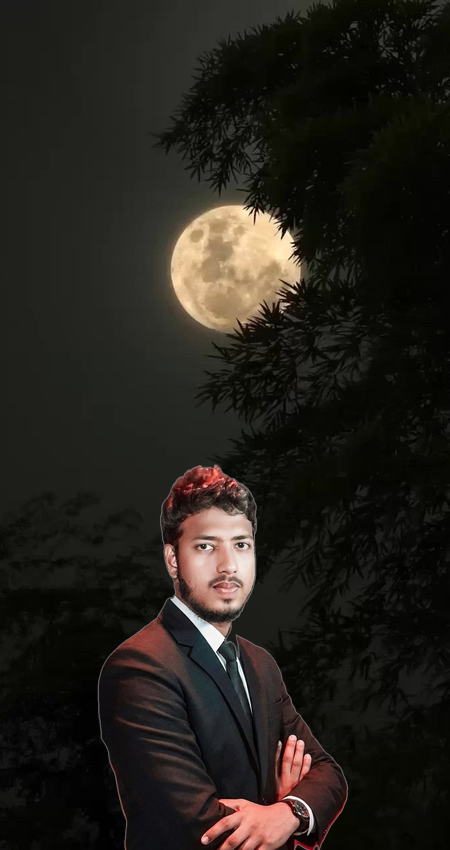
#> input picture portfolio-v1/images/composite_clean_test.png, 450 x 850 px, given in place of media_1792920286718_bd8d0b28.png, which was not available
$ python build_exact_cv.py
#> lines starting #> are read from the running program, lines starting #| are printed output that depends on the picture; pictures that were not available may be replaced by others from this repository, and a replacement may not be noted
import os
from PIL import Image, ImageDraw, ImageFont

def generate_exact_cv():
    template_path = r'C:\Users\mdtus\.gemini\antigravity\brain\f89021bc-d7cb-4aeb-8c8d-17364251a84f\.user_uploaded\media_1792920286718_bd8d0b28.png'
    base_img = Image.open(template_path).convert('RGB')

    # 3x scale for high-definition 300 DPI
    SCALE = 3
    W, H = base_img.size[0] * SCALE, base_img.size[1] * SCALE
#> W = 1350; H = 2550
    img = base_img.resize((W, H), Image.Resampling.LANCZOS if hasattr(Image, 'Resampling') else Image.LANCZOS)
    draw = ImageDraw.Draw(img)

    # Palette
    DARK_BG = (38, 38, 38)     # #262626
    WHITE = (255, 255, 255)    # #ffffff
    ORANGE = (216, 111, 31)    # #d86f1f
    TEXT_DARK = (40, 40, 40)   # #282828
    TEXT_MUTED = (95, 95, 95)  # #5f5f5f

    def sc(val):
        return int(round(val * SCALE))

    # Fonts
    font_bold = lambda size: ImageFont.truetype('C:/Windows/Fonts/segoeuib.ttf', sc(size))
    font_reg = lambda size: ImageFont.truetype('C:/Windows/Fonts/segoeui.ttf', sc(size))
    font_light = lambda size: ImageFont.truetype('C:/Windows/Fonts/segoeuil.ttf', sc(size))

    # -------------------------------------------------------------
    # 1. CLEAN ALL TEXT REGIONS & ARTIFACTS
    # -------------------------------------------------------------
    # Top left header area (including top artifacts above Merajul)
    draw.rectangle([sc(0), sc(0), sc(300), sc(265)], fill=DARK_BG)

    # Profile section area
    draw.rectangle([sc(0), sc(265), sc(214), sc(462)], fill=DARK_BG)

    # Skills section area
    draw.rectangle([sc(0), sc(463), sc(214), sc(625)], fill=DARK_BG)

    # Contact section area (extending all the way to bottom)
    draw.rectangle([sc(0), sc(626), sc(214), sc(842)], fill=DARK_BG)

    # Education section text (White canvas)
    draw.rectangle([sc(250), sc(315), sc(580), sc(525)], fill=WHITE)

    # Experience section text (White canvas)
    draw.rectangle([sc(250), sc(540), sc(580), sc(795)], fill=WHITE)

    # Footer text
    draw.rectangle([sc(260), sc(800), sc(560), sc(835)], fill=WHITE)

    # -------------------------------------------------------------
    # 2. COMPOSITE MERAJUL ISLAM'S SUIT PHOTO
    # -------------------------------------------------------------
    photo_path = 'images/merajul_formal_photo.png'
    photo = Image.open(photo_path).convert('RGBA')
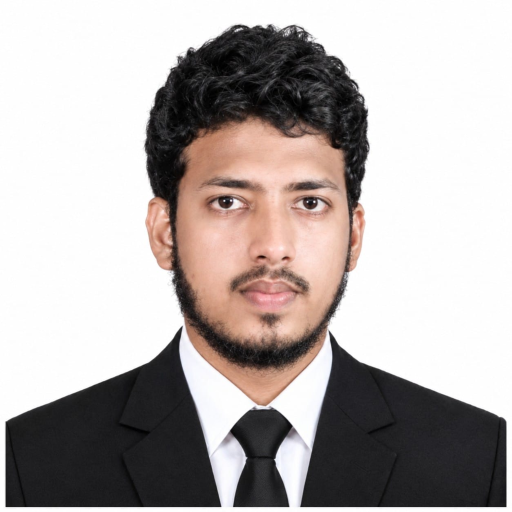
#> input picture portfolio-v1/images/merajul_formal_photo.png, 1024 x 1024 px (shown at 1/2 size)
#> photo is the input picture: PIL image 1024x1024 RGBA; mean R, G, B, A 179.9, 172.9, 170.9, 255

    cx, cy = sc(429), sc(172)
    radius = sc(83)
    diameter = radius * 2

    photo_resized = photo.resize((diameter, diameter), Image.Resampling.LANCZOS)
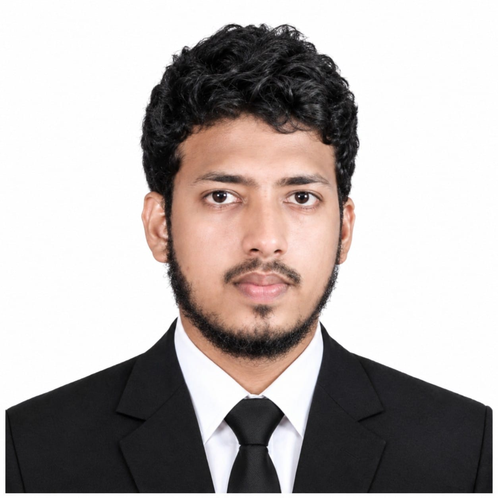
#> photo_resized: PIL image 498x498 RGBA; mean R, G, B, A 179.9, 172.9, 170.9, 255

    # Antialiased circular mask
    mask = Image.new('L', (diameter * 2, diameter * 2), 0)
#> mask: PIL image 996x996 L; every value is 0
    mask_draw = ImageDraw.Draw(mask)
    mask_draw.ellipse([0, 0, diameter * 2 - 1, diameter * 2 - 1], fill=255)
    mask = mask.resize((diameter, diameter), Image.Resampling.LANCZOS)
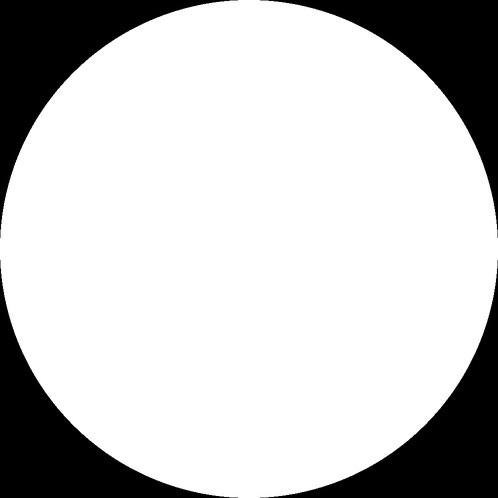
#> mask: PIL image 498x498 L; min 0, max 255, mean 200.2

    img.paste(photo_resized, (cx - radius, cy - radius), mask)
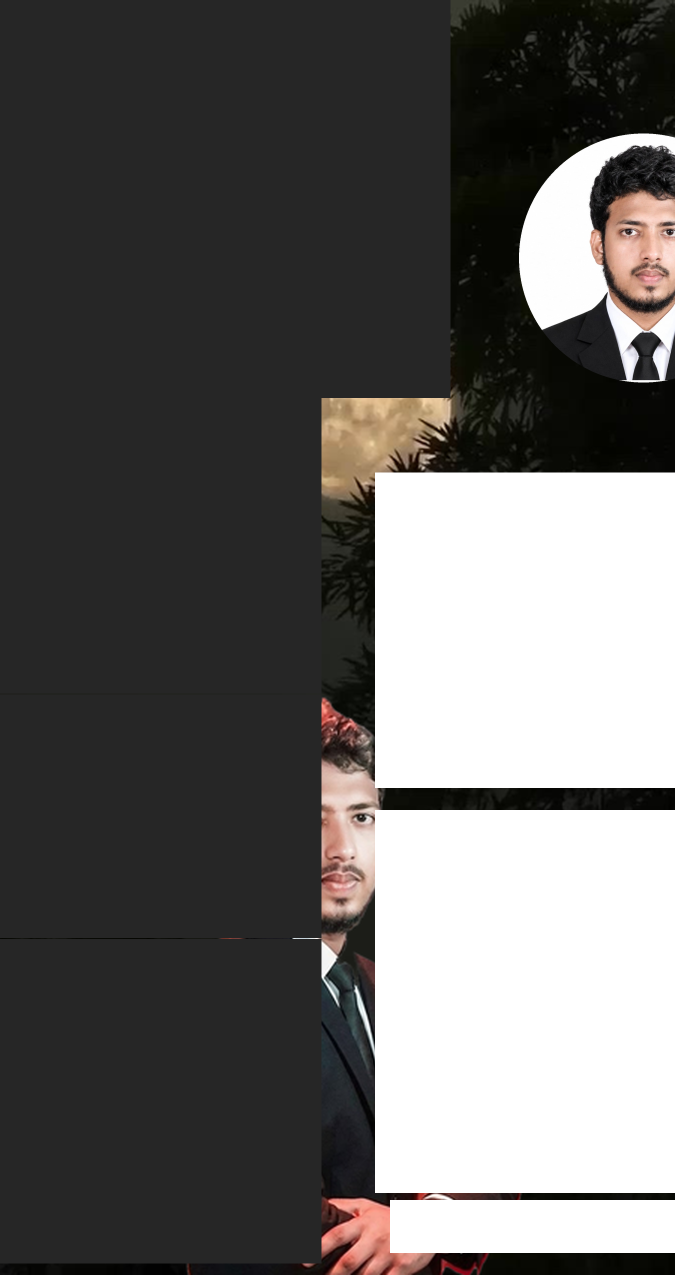
#> img: PIL image 1350x2550 RGB (shown at 1/2 size); mean R, G, B 101.3, 99.6, 98.2

    # Thick clean circular white ring
    ring_thick = sc(4.5)
    for t in range(ring_thick):
        draw.ellipse([cx - radius - t, cy - radius - t, cx + radius + t, cy + radius + t], outline=WHITE)

    # -------------------------------------------------------------
    # 3. DRAW SHARP PILL BADGES (PROFILE, SKILLS, CONTACT)
    # -------------------------------------------------------------
    def draw_badge(y_start, y_end, x_end, label):
        # White pill with rounded right edge, flush left at x=0
#> called with y_start = 816, y_end = 888, x_end = 375, label = 'Profile'
        r = (y_end - y_start) // 2
        draw.rounded_rectangle([0, y_start, x_end, y_end], radius=r, fill=WHITE)
        draw.rectangle([0, y_start, r, y_end], fill=WHITE)
        f_badge = font_bold(12.2)
        bbox = draw.textbbox((0, 0), label, font=f_badge)
#> bbox = (0, 7, 115, 35)
        lw = bbox[2] - bbox[0]
#> lw = 115
        lh = bbox[3] - bbox[1]
#> lh = 28
        lx = (x_end - lw) // 2
#> lx = 130
        ly = y_start + (y_end - y_start - lh) // 2 - sc(1)
#> ly = 835
        draw.text((lx, ly), label, font=f_badge, fill=DARK_BG)

    draw_badge(sc(272), sc(296), sc(125), "Profile")
    draw_badge(sc(468), sc(492), sc(130), "Skills")
    draw_badge(sc(632), sc(656), sc(125), "Contact")

    # -------------------------------------------------------------
    # 4. HEADER: MERAJUL ISLAM & TITLE
    # -------------------------------------------------------------
    header_x = sc(68)

    f_first = font_reg(37)
    f_last = font_bold(42)

    draw.text((header_x, sc(88)), "Merajul", font=f_first, fill=ORANGE)
    draw.text((header_x, sc(134)), "Islam", font=f_last, fill=WHITE)

    # Orange underline
    bar_y = sc(202)
    bar_w = sc(76)
    bar_h = sc(3.2)
    draw.rectangle([header_x, bar_y, header_x + bar_w, bar_y + bar_h], fill=ORANGE)

    # Title
    f_subtitle = font_reg(13)
    draw.text((header_x, sc(222)), "Web & Software Developer", font=f_subtitle, fill=WHITE)

    # -------------------------------------------------------------
    # 5. PROFILE SECTION (LEFT COLUMN)
    # -------------------------------------------------------------
    bio_lines = [
        "Enthusiastic Web & Software",
        "Developer and AI Automation",
        "Practitioner. Committed to",
        "delivering high-performance",
        "web platforms, automated",
        "workflows, and impactful digital",
        "solutions that scale."
    ]
    f_bio = font_reg(9.2)
    y_bio = sc(316)
    for line in bio_lines:
        draw.text((sc(26), y_bio), line, font=f_bio, fill=(225, 225, 225))
        y_bio += sc(16)
#> after the loop, y_bio = 1284

    # -------------------------------------------------------------
    # 6. SKILLS SECTION (LEFT COLUMN)
    # -------------------------------------------------------------
    skills = [
        ("Web Development", 0.94),
        ("Custom Software", 0.88),
        ("AI Automation", 0.95),
        ("Digital Media & UI", 0.84)
    ]

    f_skill = font_reg(9.0)
    y_skill = sc(510)
    bar_x = sc(106)
    bar_w_total = sc(82)
    bar_height = sc(6.5)

    for name, pct in skills:
        draw.text((sc(24), y_skill - sc(2)), name, font=f_skill, fill=WHITE)
        by = y_skill + sc(4)
        draw.rectangle([bar_x, by, bar_x + bar_w_total, by + bar_height], fill=(240, 240, 240))
        fill_w = int(bar_w_total * pct)
        draw.rectangle([bar_x, by, bar_x + fill_w, by + bar_height], fill=ORANGE)
        y_skill += sc(28)
#> after the loop, y_skill = 1866

    # -------------------------------------------------------------
    # 7. CONTACT SECTION (LEFT COLUMN)
    # -------------------------------------------------------------
    contact_items = [
        ("Address", ["Ashuganj, Brahmanbaria", "(Current: Dhaka, Bangladesh)"]),
        ("Phone / WhatsApp", ["+880 1339-564967"]),
        ("Email", ["mdmirazahmed3690@gmail.com"]),
        ("GitHub", ["github.com/MdMiraz-dev"])
    ]

    f_c_label = font_bold(9.2)
    f_c_val = font_reg(8.4)
    y_c = sc(670)

    for label, vals in contact_items:
        draw.text((sc(25), y_c), label, font=f_c_label, fill=ORANGE)
        y_c += sc(13)
        for v in vals:
            draw.text((sc(25), y_c), v, font=f_c_val, fill=WHITE)
            y_c += sc(12)
        y_c += sc(5)
#> after the loop, y_c = 2406

    # -------------------------------------------------------------
    # 8. EDUCATION SECTION (RIGHT COLUMN, WHITE CANVAS)
    # -------------------------------------------------------------
    edu_x = sc(268)
    f_inst = font_bold(9.4)
    f_degree = font_bold(11.0)
    f_sub = font_reg(8.8)

    edu_list = [
        ("JAMIA ARABIA IMDADUL ULOOM FARIDABAD", "Dawra-e-Hadith (Master's Equivalent)", "Islamic Studies & Research • Dhaka"),
        ("JAMIA ISLAMIA DARUL ULOOM MADANIA", "Alim (Higher Secondary Equivalent)", "General & Arabic Curriculum • Jatrabari, Dhaka"),
        ("AS-SUNNAH SKILL DEVELOPMENT INSTITUTE", "AI Automation & Software Development", "Specialized Professional Training Course")
    ]

    y_edu = sc(338)
    for inst, degree, sub in edu_list:
        draw.text((edu_x, y_edu), inst, font=f_inst, fill=ORANGE)
        y_edu += sc(16)
        draw.text((edu_x, y_edu), degree, font=f_degree, fill=TEXT_DARK)
        y_edu += sc(16)
        draw.text((edu_x, y_edu), sub, font=f_sub, fill=TEXT_MUTED)
        y_edu += sc(32)
#> after the loop, y_edu = 1590

    # -------------------------------------------------------------
    # 9. EXPERIENCE SECTION (RIGHT COLUMN, WHITE CANVAS)
    # -------------------------------------------------------------
    exp_x = sc(268)
    f_exp_title = font_bold(10.2)
    f_exp_body = font_reg(8.8)

    exp_list = [
        (
            "FREELANCE & PROJECT-BASED DEVELOPER",
            [
                "Custom web and software solutions tailored to business needs.",
                "Business process AI automation and smart workflow deployment.",
                "Brand identity, modern responsive web design, and digital media."
            ]
        ),
        (
            "AS-SUNNAH SKILL DEVELOPMENT PROJECTS",
            [
                "Implemented AI-driven workflow automations reducing manual task time.",
                "Created responsive full-stack web applications and custom utilities."
            ]
        )
    ]

    y_exp = sc(562)
    for title, bullets in exp_list:
        draw.text((exp_x, y_exp), title, font=f_exp_title, fill=ORANGE)
        y_exp += sc(18)
        for b in bullets:
            draw.text((exp_x, y_exp), f"•  {b}", font=f_exp_body, fill=TEXT_DARK)
            y_exp += sc(16)
        y_exp += sc(24)
#> after the loop, y_exp = 2178

    # -------------------------------------------------------------
    # 10. FOOTER
    # -------------------------------------------------------------
    footer_text = "G I T H U B . C O M / M D M I R A Z - D E V"
    f_footer = font_bold(9.0)
    bbox = draw.textbbox((0, 0), footer_text, font=f_footer)
#> bbox = (0, 6, 563, 28)
    fw = bbox[2] - bbox[0]
#> fw = 563
    fx = sc(240) + (sc(595 - 240) - fw) // 2
#> fx = 971
    fy = sc(808)
    draw.text((fx, fy), footer_text, font=f_footer, fill=(110, 110, 110))

    # -------------------------------------------------------------
    # 11. SAVE
    # -------------------------------------------------------------
    preview_path = 'images/cv_preview.png'
    img.save(preview_path, format='PNG', quality=95)
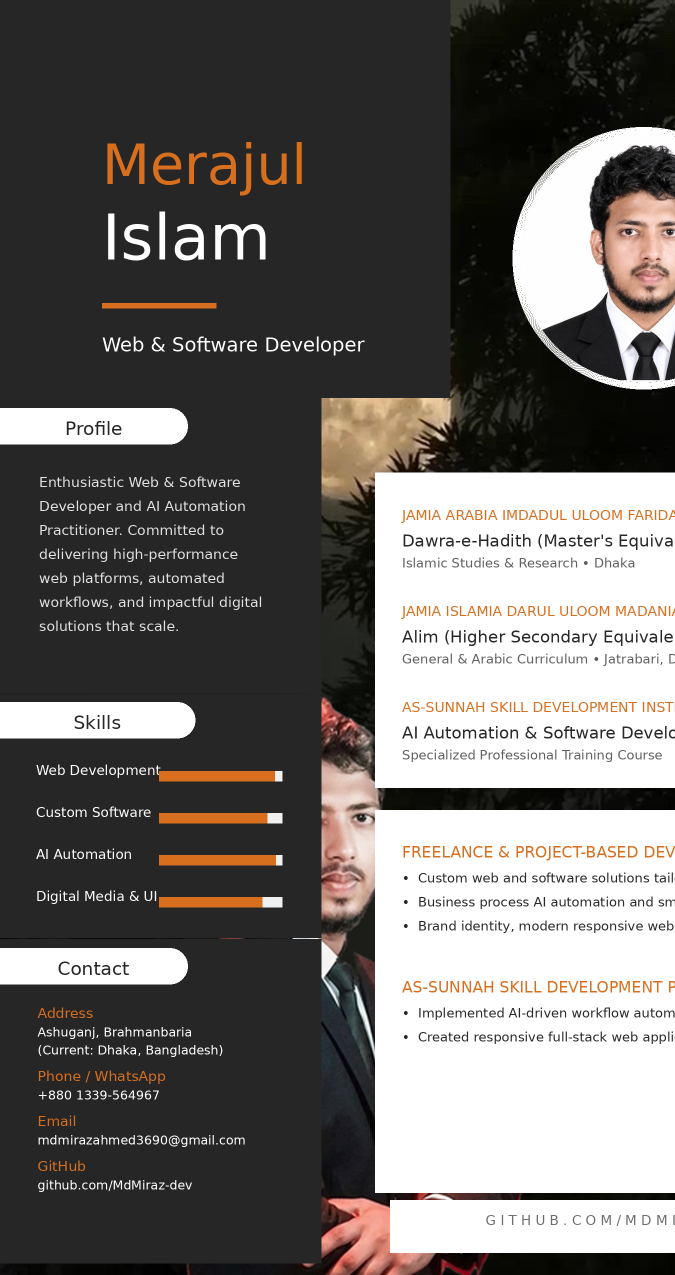
#> saved as cv_preview.png: PIL image 1350x2550 RGB (shown at 1/2 size); mean R, G, B 109.3, 106, 103.4
    print(f"Saved {preview_path} successfully ({W}x{H})")
#| Saved images/cv_preview.png successfully (1350x2550)

    artifact_img = r'C:\Users\mdtus\.gemini\antigravity\brain\f89021bc-d7cb-4aeb-8c8d-17364251a84f\cv_preview.png'
    img.save(artifact_img, format='PNG', quality=95)

    pdf_path = 'Merajul_Islam_CV.pdf'
    img_rgb = img.convert('RGB')
    img_rgb.save(pdf_path, "PDF", resolution=300.0)
    print(f"Saved {pdf_path} successfully!")

if __name__ == '__main__':
    generate_exact_cv()
